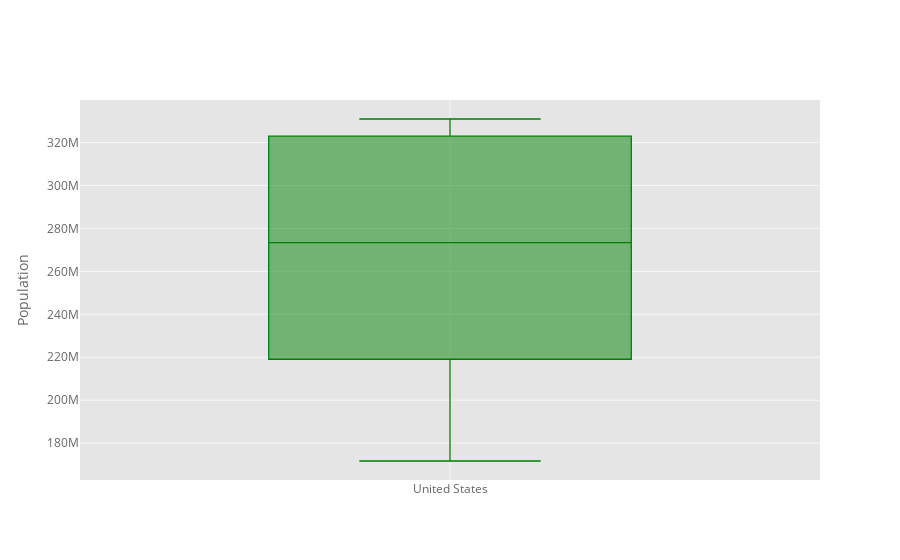

The code cell stored with this chart in its notebook:
### Markdown cell above
# Boxplot

### Code cell
df_pivot['United States'].iplot(kind='box', color='green',
                                yTitle='Population')

### Figure 1 — Plotly figure (JSON) as saved in the notebook; plotly's stock layout.template omitted (floating-point values rounded to 4 significant figures)
{"data": [{"boxpoints": false, "line": {"width": 1.3}, "marker": {"color": "rgba(0, 128, 0, 1.0)"}, "name": "United States", "orientation": "v", "type": "box", "y": [171685336, 186720571, 199733676, 209513341, 219081251, 229476354, 240499825, 252120309, 265163745, 281710909, 294993511, 309011475, 320878310, 323015995, 325084756, 327096265, 329064917, 331002651]}], "layout": {"legend": {"bgcolor": "#FFFFFF", "font": {"color": "#666666"}}, "paper_bgcolor": "#FFFFFF", "plot_bgcolor": "#E5E5E5", "title": {"font": {"color": "#151516"}}, "xaxis": {"gridcolor": "#F6F6F6", "showgrid": true, "tickfont": {"color": "#666666"}, "title": {"font": {"color": "#666666"}, "text": ""}, "zerolinecolor": "#F6F6F6"}, "yaxis": {"gridcolor": "#F6F6F6", "showgrid": true, "tickfont": {"color": "#666666"}, "title": {"font": {"color": "#666666"}, "text": "Population"}, "zerolinecolor": "#F6F6F6"}}}
